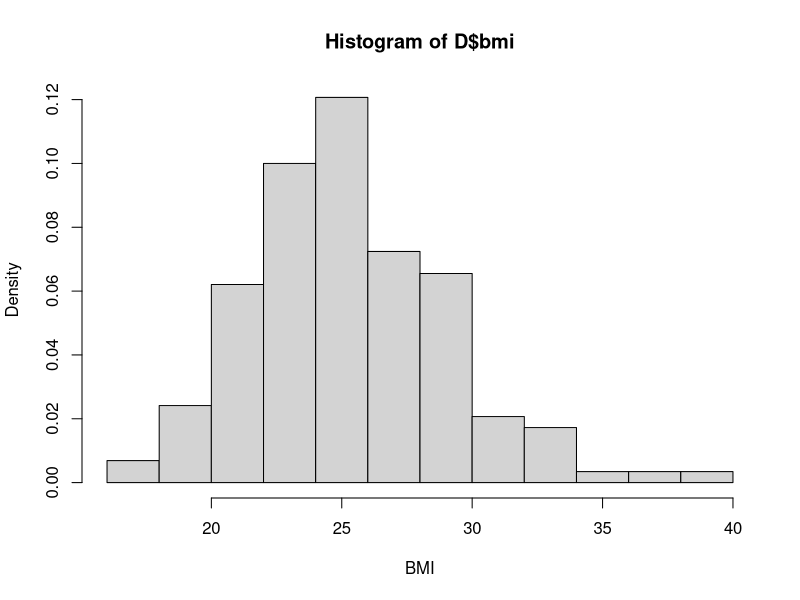
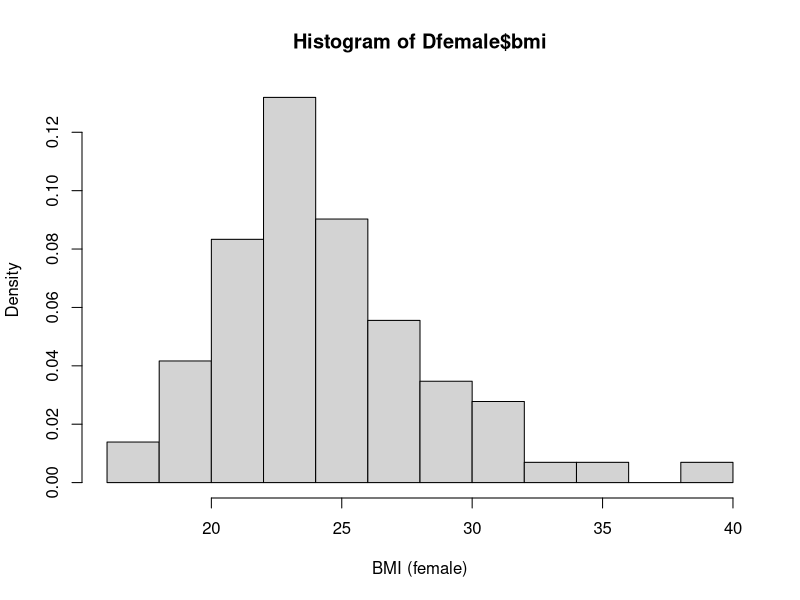
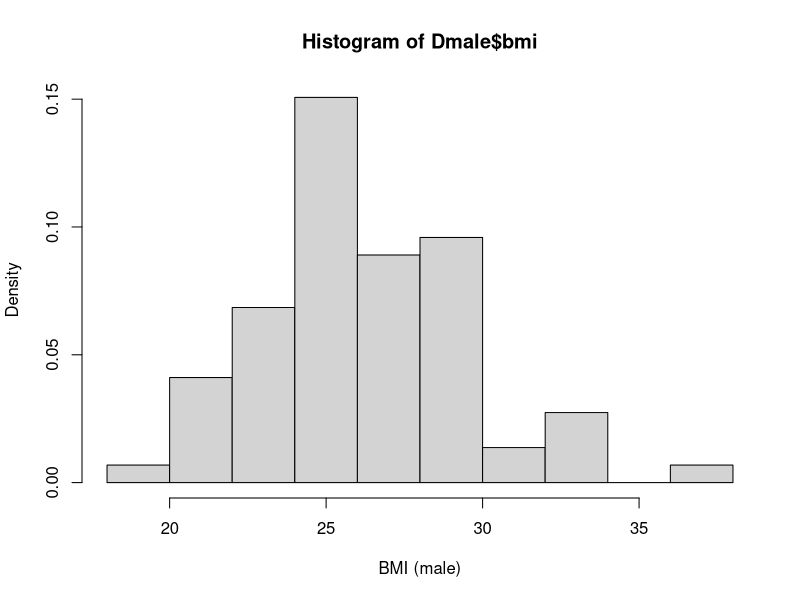
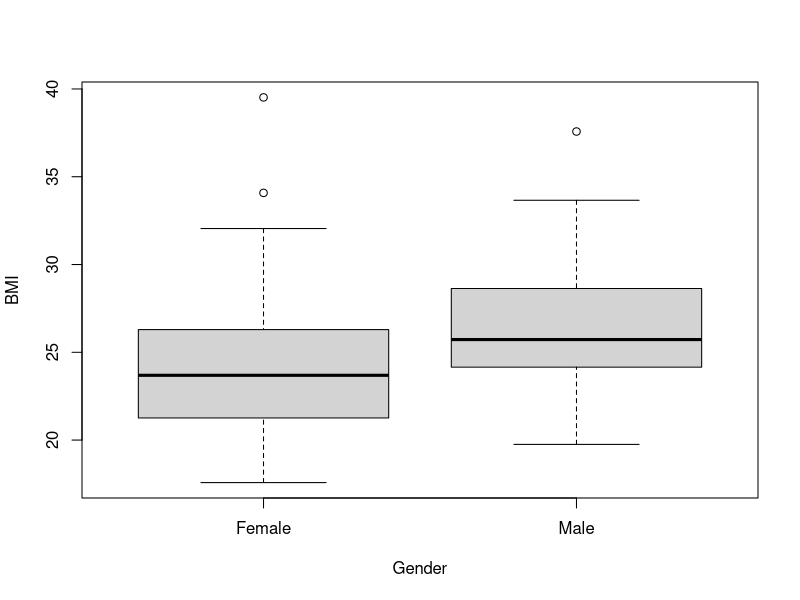
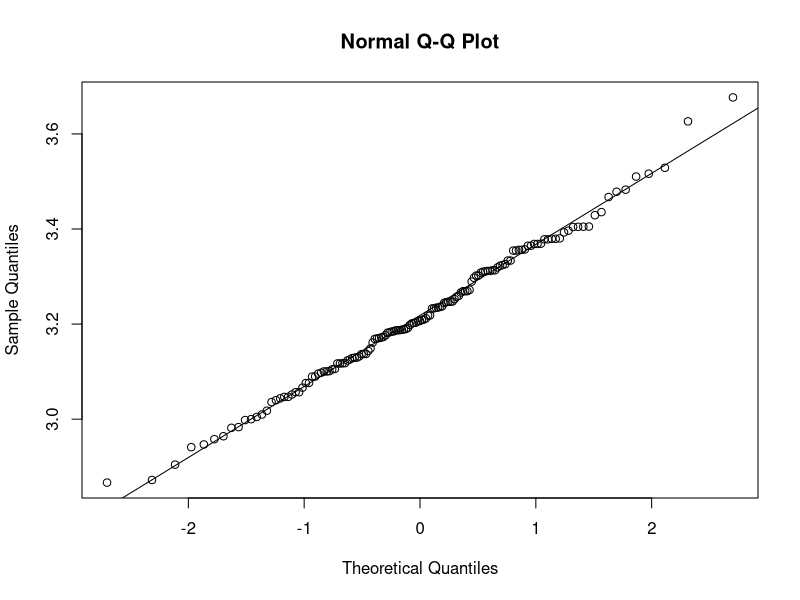
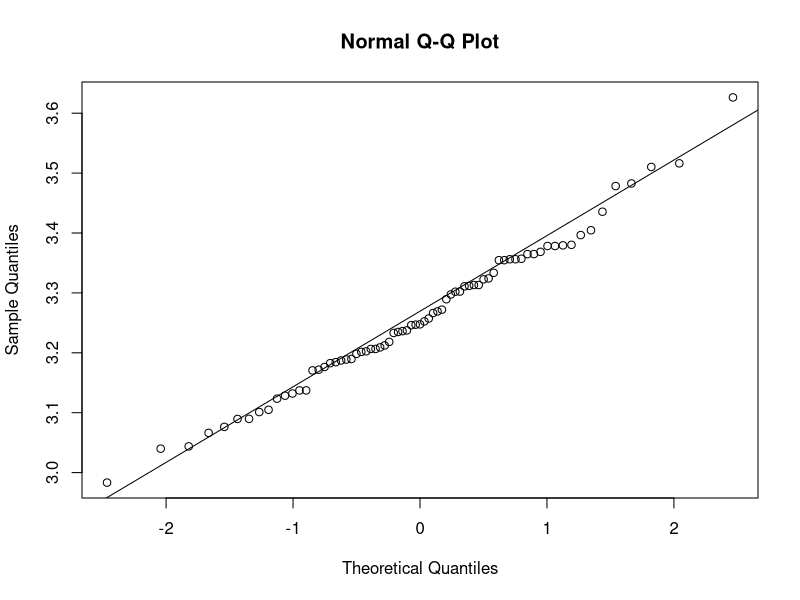
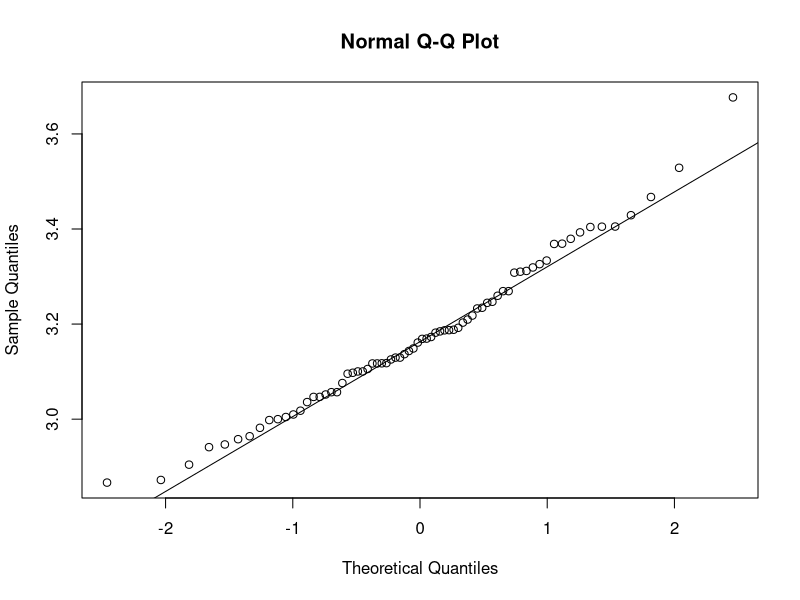
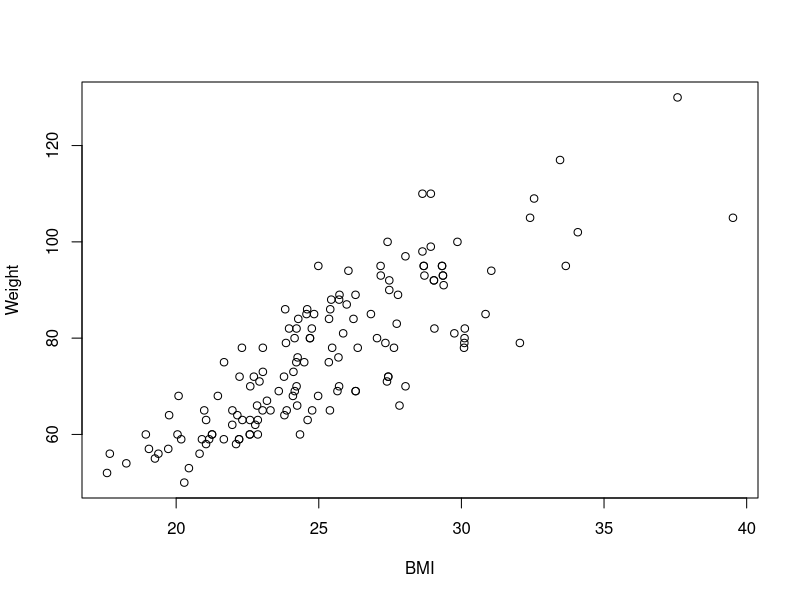

These figures' R source, in order:

###########################################################################
## Set the working directory

## In RStudio the working directory is easily set via the menu
## "Session -> Set Working Directory -> To Source File Location" 
## Note: In R only "/" is used for separating in paths 
## (i.e. no backslash).
setwd("E:/statistic/BMI/BMI Q/bmi1")

###########################################################################
## Read data into R

## Read data from bmi11_data.csv  
D <- read.table("bmi1_data.csv",header=TRUE,sep=";",as.is=TRUE)

###########################################################################
## Simple overview of the data

## Dimensions of D (number of rows and columns)
dim(D)
##  Column/variable names
names(D)
## The first rows/observations
head(D)
## The last rows/observations
tail(D)
## Selected summary statistics
summary(D)
## Another type of summary of the dataset
str(D)
## Finding number of missing values
sum(is.na(D))


###########################################################################
## Calculate BMI scores

## Calculate BMI scores and add new variable to D
D$bmi <- D$weight/(D$height/100)^2

###########################################################################
## Histogram (empirical density)

## Histogram describing the empirical density of the BMI scores
## (histogram of the BMI scores normalized to have an area of 1)
hist(D$bmi, xlab="BMI", prob=TRUE)
mean(D$bmi)
median(D$bmi)
max(D$bmi)
min(D$bmi)
var(D$bmi)
###########################################################################
## Taking subsets of the data using 'subset'

## Divide data into two subsets according to gender
Dfemale <- subset(D, gender == 0)
Dmale <- subset(D, gender == 1)

###########################################################################
## Density histograms by gender

## Density histograms describing the empirical density
## of the BMI scores of women and men, respectively.
hist(Dfemale$bmi, xlab="BMI (female)", prob=TRUE)
hist(Dmale$bmi, xlab="BMI (male)", prob=TRUE)

mean(Dfemale$bmi)
median(Dfemale$bmi)
max(Dfemale$bmi)
min(Dfemale$bmi)
var(Dfemale$bmi)

mean(Dmale$bmi)
median(Dmale$bmi)
max(Dmale$bmi)
min(Dmale$bmi)
var(Dmale$bmi)
###########################################################################
## Box plot

## Box plot of BMI scores by gender
boxplot(Dfemale$bmi, Dmale$bmi, names=c("Female", "Male"), 
        xlab="Gender", ylab="BMI")
IQR(Dfemale$bmi)
IQR(Dmale$bmi)

###########################################################################
## Summary statistics for BMI

## Total number of observations
## (doesn't include missing values if there are any)
sum(!is.na(D$bmi))
## Sample mean (both genders combined)
mean(D$bmi, na.rm=TRUE)
## Sample variance (both genders combined)
var(D$bmi, na.rm=TRUE)
## sample standard deviation

sqrt(var(D$bmi, na.rm=TRUE))
##quartiles
quantile(D$bmi)

##feMale observation

sum(!is.na(Dfemale$bmi))
## Sample mean 
mean(Dfemale$bmi, na.rm=TRUE)
## Sample variance
var(Dfemale$bmi, na.rm=TRUE)
## sample standard deviation
sqrt(var(Dfemale$bmi, na.rm=TRUE))
##quartiles
quantile(Dfemale$bmi)

##Male observation

sum(!is.na(Dmale$bmi))
## Sample mean 
mean(Dmale$bmi, na.rm=TRUE)
## Sample variance 
var(Dmale$bmi, na.rm=TRUE)
## sample standard deviati  on
sqrt(var(Dmale$bmi, na.rm=TRUE))
##quartiles
quantile(Dmale$bmi)




##  
## The argument 'na.rm=TRUE' ensures that the statistic is
## computed even in cases where there are missing values.

###########################################################################
## qq-plot for model validation

## New variable 'logbmi' with log-transformed BMI
D$logbmi <- log(D$bmi)
## qq-plot of log-transformed BMI
qqnorm(D$logbmi)
qqline(D$logbmi)


mean(D$logbmi)
sqrt(var(D$logbmi))
median((D$logbmi))
##uupper bound for 95% CI
mean(D$logbmi) + qt(0.975,df=144) * (sqrt(var(D$logbmi))/sqrt(145))
##lower bound for 95% CI
mean(D$logbmi) - qt(0.975,df=144) * (sqrt(var(D$logbmi))/sqrt(145))
#lower and upper bounds in BMI
min_possible_mean = exp(3.242)
max_possible_mean = exp(3.193)
########Hypothesis test########33
t_obs = (mean(D$logbmi)-log(25))/(sqrt(var(D$logbmi))/sqrt(145))
p_value = 2*pt(-abs(t_obs),df=144)
###########################################################################
## One-sample t-test

## Testing hypothesis mu=log(25) for log-transformed BMI
t.test(D$logbmi, mu=log(25))
###########################################################################
### Men and women separate statistical Analysis 
###########################################################################
Dmale$logBMI <- log(Dmale$bmi)
Dfemale$logbmi <- log(Dfemale$bmi) 
qqnorm(Dmale$logBMI)
qqline(Dmale$logBMI)
qqnorm(Dfemale$logbmi)
qqline(Dfemale$logbmi)
mean(Dmale$logBMI)
sqrt(var(Dmale$logBMI))
mean(Dfemale$logbmi)
sqrt(var(Dfemale$logbmi))
###########################################################################

## CI's for the mean and median MEN
qt(0.975,df=72)
##uupper bound for 95% CI
mean(Dmale$logBMI) + qt(0.975,df=72) * (sqrt(var(Dmale$logBMI))/sqrt(73))
##lower bound for 95% CI
mean(Dmale$logBMI) - qt(0.975,df=72) * (sqrt(var(Dmale$logBMI))/sqrt(73))
exp(3.289498)
exp(3.231677)
## CI's for the mean and median FEMALE
qt(0.975,df=71)
##uupper bound for 95% CI
mean(Dfemale$logbmi) + qt(0.975,df=71) * (sqrt(var(Dfemale$logbmi))/sqrt(72))
##lower bound for 95% CI
mean(Dfemale$logbmi) - qt(0.975,df=71) * (sqrt(var(Dfemale$logbmi))/sqrt(72))
exp(3.211669)
exp(3.136525)

## Consider data for women only
Dfemale <- subset(D, gender == 0)
## Compute CI for mean log-BMI score of a woman
KI <- t.test(Dfemale$logbmi, conf.level=0.95)$conf.int
KI
## "Back-transform" to get a CI for median BMI score of a woman
exp(KI)
##################################################
t_obs_2 = ((3.260588-3.174)-0)/(sqrt((0.1239^2)/(73)+(0.1598^2)/(72)))
gamma = (0.1239^2/73 + 0.1598^2/72)^2 /(((0.1239^2/73)^2/(72))+((0.1598^2/72)^2/(71)))
p_value_2 = 2*pt(-abs(t_obs_2),df=133.78)

###################################################
###########################################################################
## Welch t-test for comparing two (independent) samples

## Comparison of mean logBMI for women and men
t.test(D$logbmi[D$gender == 0], D$logbmi[D$gender == 1])

###########################################################################
## Computing correlations
plot(D$bmi,D$weight,xlab = "BMI",ylab = "Weight")
plot(D$bmi,D$fastfood,xlab = "BMI",ylab = "Fast food")
plot(D$weight,D$fastfood,xlab = "Weight",ylab = "Fastfood")
## Computing correlations between selected variables
###weight and BMI correlation
we_bmi_corr = cov(D$weight,D$bmi)/(sd(D$weight)*sd(D$bmi))
###weight and Fast FOOd
we_fastfood_corr = cov(D$weight,D$fastfood)/(sd(D$weight)*sd(D$fastfood))
#### fast food and BMI
ff_bmi_corr = cov(D$fastfood,D$bmi)/(sd(D$fastfood)*sd(D$bmi))
############333
cor(D[,c("weight","fastfood","bmi")], use="pairwise.complete.obs")

###########################################################################
## Subsets in R

## Optional extra remark about taking subsets in R
##
## A logical vector with a TRUE or FALSE for each value 
## of a column in D, e.g.: Find all women in the data
D$gender == 0
## Can be used to find all the data for women
D[D$gender == 0, ]
## Alternatively, use the 'subset' function
subset(D, gender == 0)
## More complex logical expressions can be made, e.g.:
## Find all women who weigh less than 55 kg
subset(D, gender == 0 & weight < 55)

###########################################################################
## More R tips

## Use a 'for'-loop to calculate the summary statistics
## and assign the result to a new data.frame
Tbl <- data.frame()
for(i in 0:1){
  Tbl[i+1, "mean"] <- mean(D$bmi[D$gender == i])
  Tbl[i+1, "var"] <- var(D$bmi[D$gender == i])
}
row.names(Tbl) <- c("Women","Men")
## View the contents of Tbl
Tbl

## In R there are also more condensed ways to do such calculations.
## For example,
aggregate(D$bmi, by=list(D$gender), function(x){ 
  c(mean=mean(x), var=var(x)) 
})
## See more useful functions with: ?apply, ?aggregate and ?lapply
## For extremely efficient data handling see, e.g., the packages: 
## dplyr, tidyr, reshape2 and ggplot2

## LaTeX tips:
##
## The R package "xtable" can generate LaTeX tables written to a file 
## and thereby they can automatically be included in a .tex document.
## 
## The R package "knitr" can be used very elegantly to generate .tex 
## documents with R code written directly in the document. This 
## document and the book were generated using knitr.
